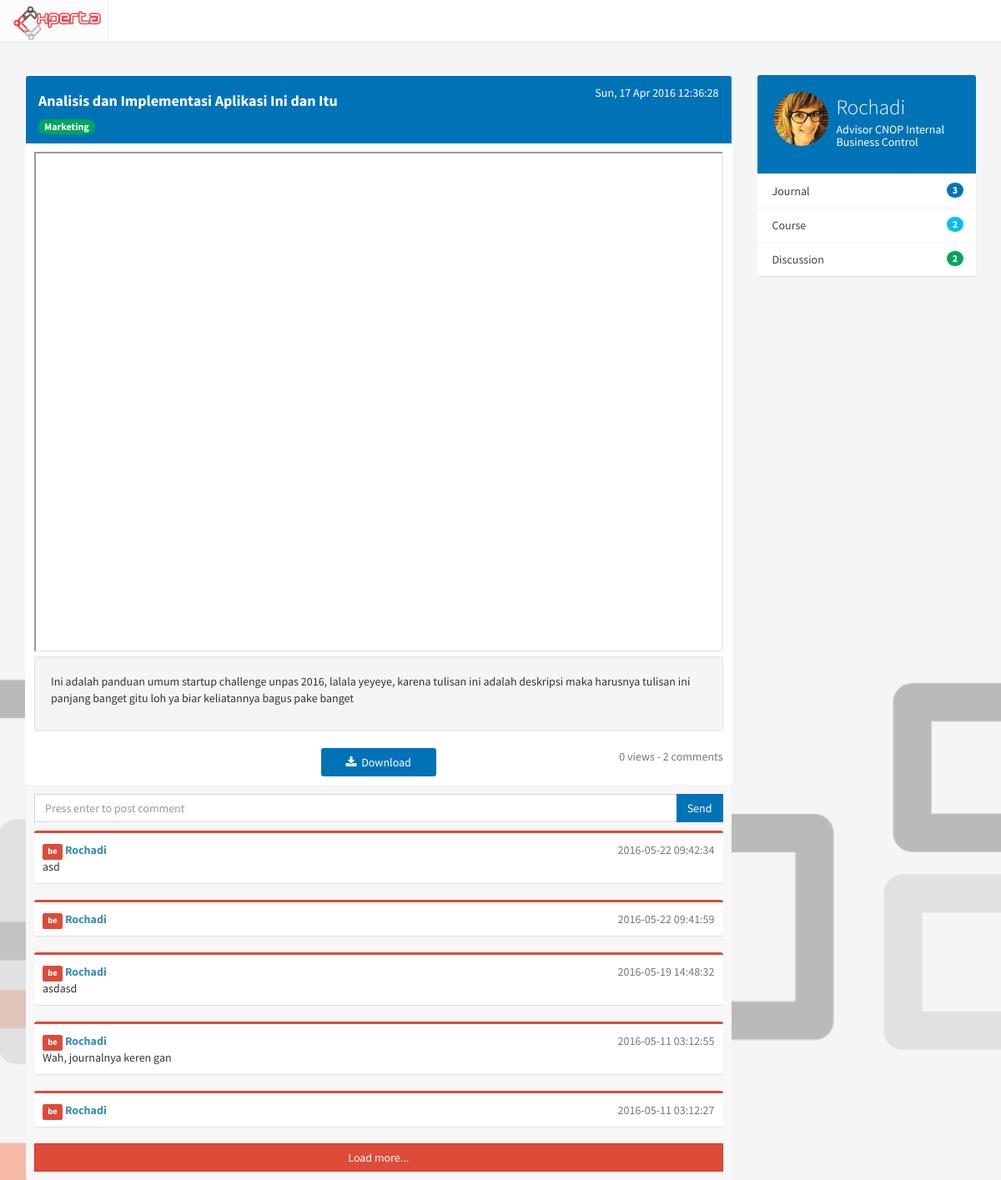
The page /journal/view/2 on the database as committed earlier.
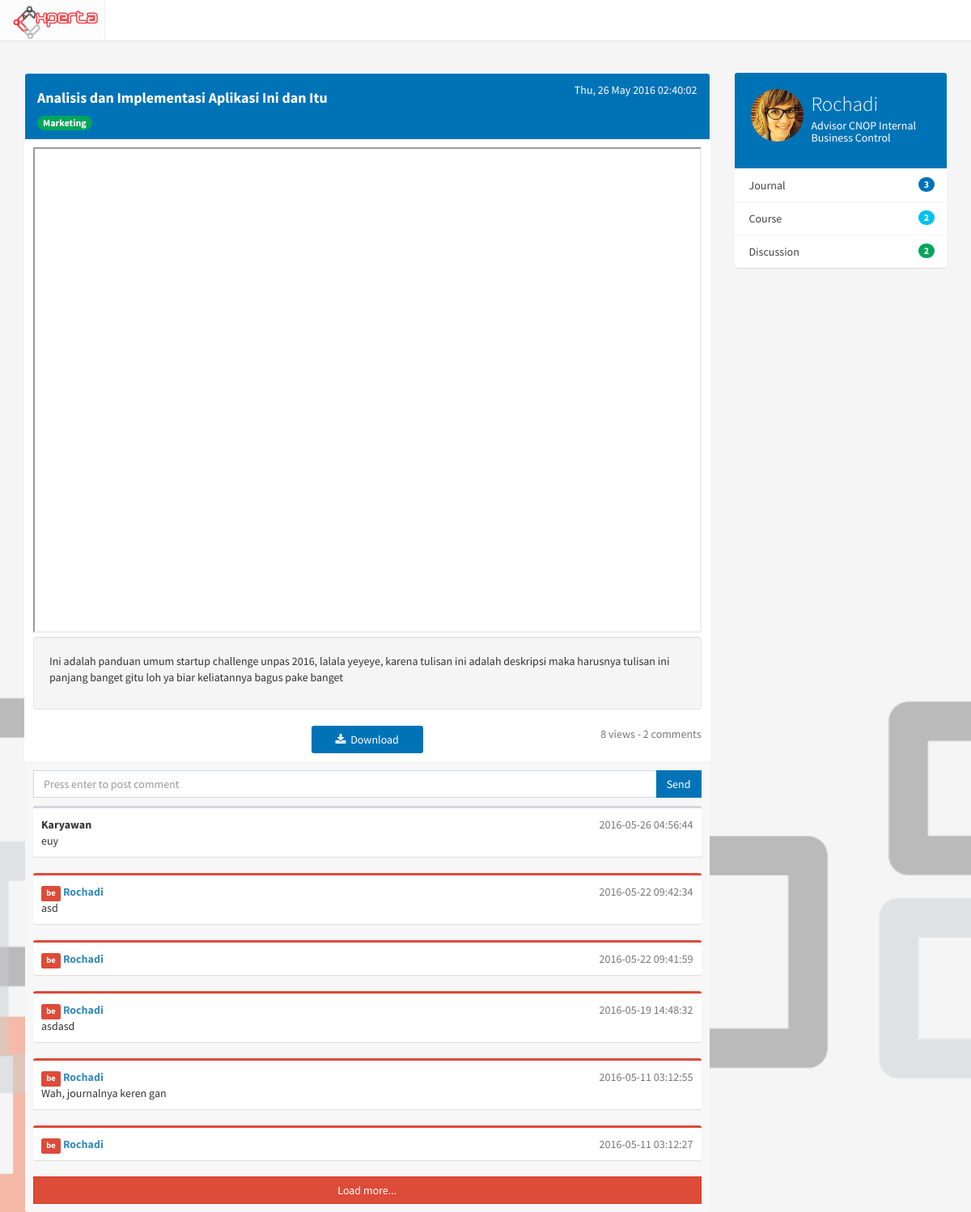
The same page on the database as committed later.
### tables this page shows
CREATE TABLE `journal` (
  `id_journal` int(11) NOT NULL,
  `id_user` int(11) NOT NULL,
  `id_directorate` int(11) NOT NULL,
  `title` varchar(100) NOT NULL,
  `description` text NOT NULL,
  `file` varchar(500) NOT NULL,
  `views` int(11) NOT NULL DEFAULT '0',
  `created_at` timestamp NOT NULL DEFAULT CURRENT_TIMESTAMP,
  `status` int(11) NOT NULL DEFAULT '0'
);

CREATE TABLE `journal_comment` (
  `id_comment` int(11) NOT NULL,
  `id_journal` int(11) NOT NULL,
  `id_user` int(11) NOT NULL,
  `content` text NOT NULL,
  `created_at` timestamp NULL DEFAULT CURRENT_TIMESTAMP
);

CREATE TABLE `profile` (
  `id_profile` int(11) NOT NULL,
  `NIK` varchar(50) NOT NULL,
  `id_user` int(11) NOT NULL,
  `fullname` varchar(255) NOT NULL,
  `birthdate` date DEFAULT NULL,
  `gender` enum('M','F') DEFAULT NULL,
  `id_expert` int(11) DEFAULT NULL,
  `pic` varchar(500) DEFAULT 'default.jpeg',
  `updated_at` timestamp NOT NULL DEFAULT CURRENT_TIMESTAMP ON UPDATE CURRENT_TIMESTAMP,
  `login` int(11) NOT NULL DEFAULT '0'
);

### application/controllers/Journal.php (called while the page is built, shortened)
<?php
class Journal extends CI_Controller
{
	function __construct(){
			$this->load->model("Journal_model");
		}
	public function view($id_journal, $comment_page=1){
		$comment_page--;
		$data['journal'] = $this->Journal_model->viewjournal($id_journal);
		$data['title'] = $data['journal'][0]->title." | Journal";
		$data['comment'] = $this->Journal_model->getcomment($id_journal, $comment_page);
		$data['count'] = array(
						'journal' => $this->General_model->getjournalcount($data['journal'][0]->id_user),
						'course' => $this->General_model->getcoursecount($data['journal'][0]->id_user),
						'discussion' => $this->General_model->getdiscussioncount($data['journal'][0]->id_user)
						);
		$this->load->view('journal/journal_view',$data);
	}
}

### index.php (called while the page is built, shortened)
<?php
require_once BASEPATH.'core/CodeIgniter.php';

### application/models/Journal_model.php (called while the page is built, shortened)
<?php
class Journal_model extends CI_Model
{
	function viewjournal($id){
		$this->db->query("UPDATE journal SET views = views + 1 WHERE id_journal = '$id' ");
		return $this->db->query("SELECT title, fullname, description, id_journal, user.id_user, expert_name, directorate_name, created_at, file, views
			FROM journal, directorate, user, profile, expert
			WHERE journal.id_directorate = directorate.id_directorate
				AND journal.id_journal = '$id'
				AND user.id_user = journal.id_user
				AND profile.id_expert = expert.id_expert
		")->result();
	}
	function getcomment($id,$page){
		return $this->db->query("SELECT * FROM journal_comment, user, profile, level
			WHERE journal_comment.id_journal = '$id'
				AND journal_comment.id_user = user.id_user
				AND user.id_user = profile.id_user
				AND user.id_level = level.id_level
			ORDER BY id_comment DESC
			LIMIT $page,15
			")->result();
	}
}

### application/views/journal/journal_view.php (the view, shortened to what the changed rows need)
<?php include 'application/views/header.php' ?>
	<div class="container">
		<div class="row">
			<div class="col-md-9 isi ">
              <div class="panel">
                <div class="panel-heading bg-blue">
                	<span class="pull-right"><?php echo date('D, d M Y H:i:s',strtotime($journal[0]->created_at)) ?></span>
                	<h4><strong><?php echo $journal[0]->title ?></strong></h4>
					<span class="badge bg-green"><?php echo $journal[0]->directorate_name ?></span>
                </div>
                <div class="box-body">
                  <div class="clearfix">
                    <iframe width="100%" height="600px" border="0" src="<?php echo base_url('pdfjs/web/viewer.html?file='.base_url('uploads/'.$journal[0]->file)) ?>"></iframe>
                  </div>
                  <div class="well">
                    <p><?php echo $journal[0]->description ?></p>
                  </div>
                  <a class="btn bg-blue col-md-2 col-md-offset-5" href="<?php echo base_url('uploads/'.$journal[0]->file) ?>"><i class="fa fa-download"></i>&nbsp; Download</a>
                  <span class="pull-right text-muted"><?php echo $journal[0]->views ?> views - 2 comments</span>
                </div>
                <div class="box-footer col-md-12 komentar-badan">
                  <form action="<?php echo site_url('journal/post_comment/'.$journal[0]->id_journal) ?>" method="post">
                  	<div class="input-group send-comment">
                  	</div>
                  </form>
                  <?php $i = 0; ?>
                  <?php foreach ($comment as $komentar): ?>
                    <?php if ($komentar->level_name == 'be'): ?>
                      <div class="comment-text komentar box box-danger">
                        <span class="username">
                          <span class="text-muted pull-right"><?php echo $komentar->created_at ?></span>
                          <small class="label bg-red">be</small>
                          <strong><a href=""> <?php echo $komentar->fullname ?></a></strong><br>
                        </span>
                        <?php echo $komentar->content ?>
                      </div>
                    <?php else: ?>
                      <div class="comment-text komentar box">
                        <span class="username">
                          <span class="text-muted pull-right"><?php echo $komentar->created_at ?></span>
                          <strong><?php echo $komentar->fullname ?></strong><br>
                        </span>
                          <?php echo $komentar->content ?>
                      </div>
                    <?php endif ?>
                    <?php $i++ ?>
                  <?php endforeach ?>
                  <?php if ($i): ?>
                    <button class="btn btn-danger btn-block btn-flat" id="load-comment">Load more...</button>
                  <?php endif ?>
                </div>
              </div>
			</div>
		</div>
	</div>

Rows that differ between the two databases and show on the page:
changed journal "Analisis dan Implementasi Aplikasi Ini dan Itu": created_at "Sun, 17 Apr 2016 12:36:28" → "Thu, 26 May 2016 02:40:02"; views "0" → "8"
added journal_comment: created_at "2016-05-26 04:56:44", profile.fullname "Karyawan", content "euy"
